Frame 1 (no input): blank canvas, image omitted
Frame 60 (the mouse pressed at the canvas centre just before this capture): blank canvas, image omitted
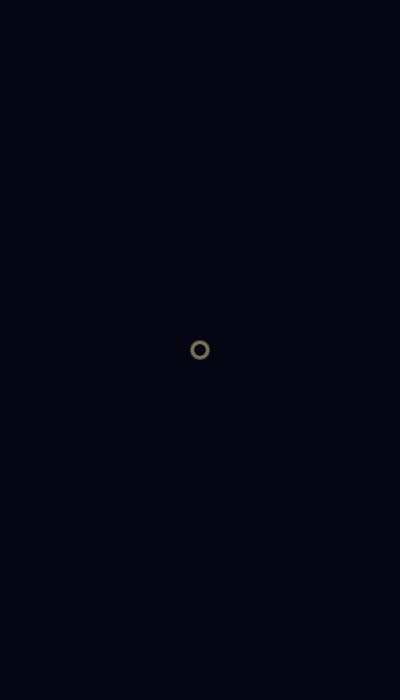
Frame 120 (the mouse held since frame 60 and released just before this capture)

The Processing sketch whose frames 1 and 60 were blank and that drew this single picture after the mouse press (run headless with seeded random() and noise(); from frame 60 on, the mouse is pressed at the canvas centre):

// Processing sketch: processing_35976
// ── processing_35976.pde

void setup(){
  size (400,700);
  background(5,5,20);
}
float clickspeed = 1;

void draw(){
  noStroke();
  fill(5,5,20,5);
  rect(0,0,width,height);
  
  if (clickspeed >1.0){
      translate(mouseX,mouseY);
      clickspeed = clickspeed * random(0.98,1.005);
  int r = 0;
  while (r < 20){
    fill(random(240,255),random(230,240),random(170,190),50);
    ellipse(clickspeed*5,clickspeed*5,clickspeed*3,clickspeed*3);
    r = r+1;
    rotate(radians(18));
  }
  
  translate(-mouseX,-mouseY);
    
    
  }

}

void mousePressed(){
  translate(mouseX,mouseY);
  if (clickspeed >= 1){
      clickspeed = clickspeed * random (0.99,1.3);
  }else{
    if(clickspeed>=20){clickspeed = clickspeed * random(0.95,1.05);}
    else{clickspeed = clickspeed * random (1,1.3);}}
  int r = 0;
  while (r < 20){
    fill(random(240,255),random(230,240),random(170,190),50);
    ellipse(clickspeed*2,clickspeed*2,clickspeed*3,clickspeed*3);
    r = r+1;
    rotate(radians(18));
  }
  
  translate(-mouseX,-mouseY);}
